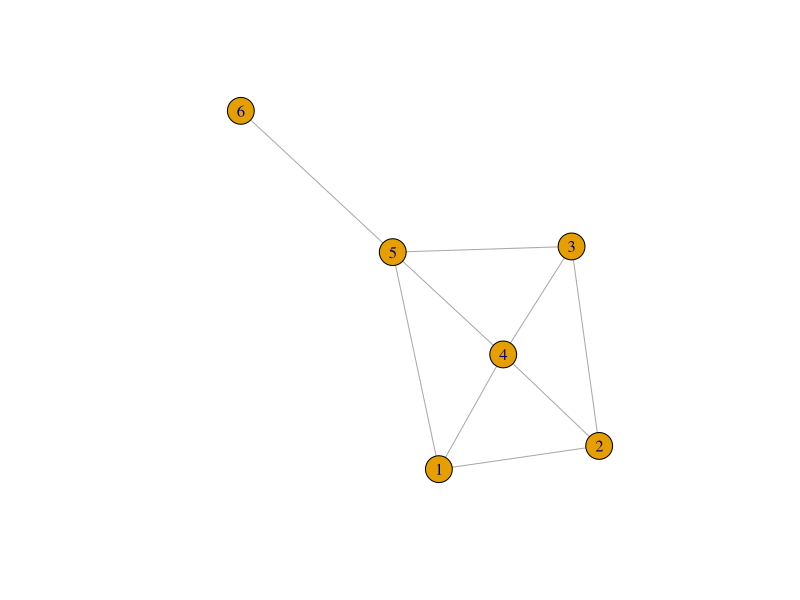

This chart was generated by the following R code:
## ---- chunk 1
require('pracma')
## ---- chunk 2
(A = rbind(c(1, 2, 0, 2, 0, -1),c(1, 2, 1, 1, 0, -2),
           c(2, 4, -2, 6, 1, 2),c(1, 2,  0, 2, -1, -3 )))
## ---- chunk 3
(A = cbind(c(5,4,3,1,2),c(4,4,3,1,2),c(1,1,1,1,1),diag(5)))
## ---- chunk 4
A = rbind(c( 0 , 1 , 0 , 1 , 1 ,0), c(1 , 0 , 1 , 1 , 0, 0 ),c( 0 , 1 , 0 , 1 , 1, 0 ),
  c( 1 , 1 , 1 , 0 , 1, 0 ),c( 1 , 0 , 1 , 1 , 0, 1 ), c(0, 0, 0, 0, 1, 0))
A
## ---- chunk 5
suppressPackageStartupMessages(library(igraph))
g=graph_from_adjacency_matrix(A,mode='undirected')
V(g)$label = c(1,2,3,4,5,6)
plot(g)
